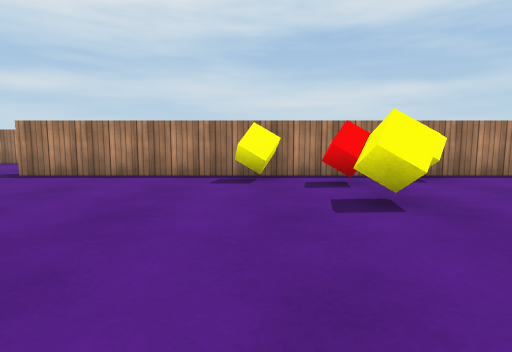
View 1 (above)

18 first-person views from a walk through a scene from a Unity 3-D project. The camera is 0.58 m above the floor, tilts 6° down and sees 80° across. The floor is counted in squares, 1 m on a side. Each view is taken from the middle of a square. On the plan, view 1 faces up. The plan holds only what a view shows up to about 9 squares ahead; the rest is blank. The player character is not drawn. Surface patterns are stand-ins for the level's own textures.

View 2
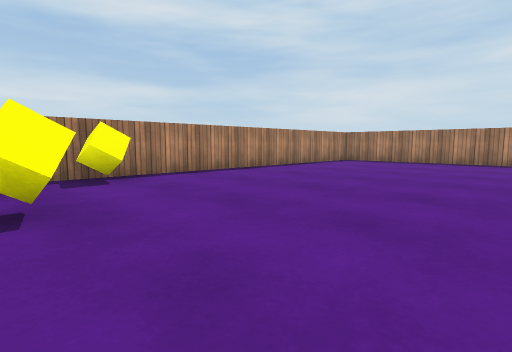

View 3
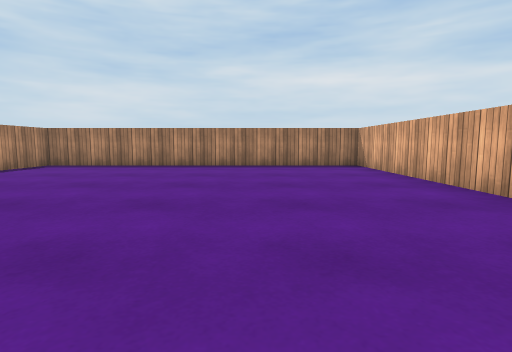

View 4
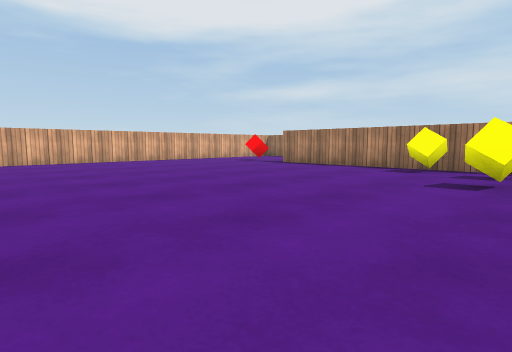

View 5
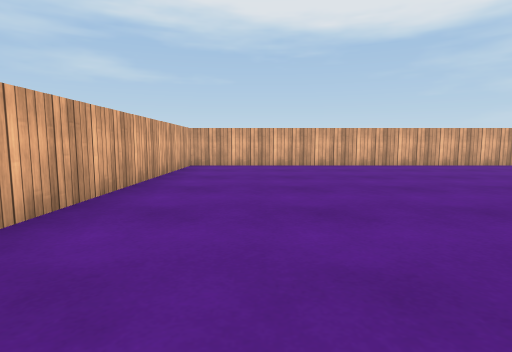

View 6
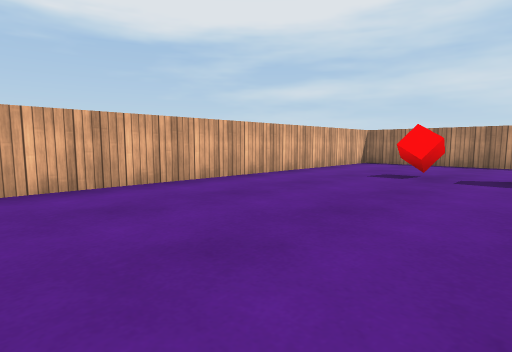

View 7
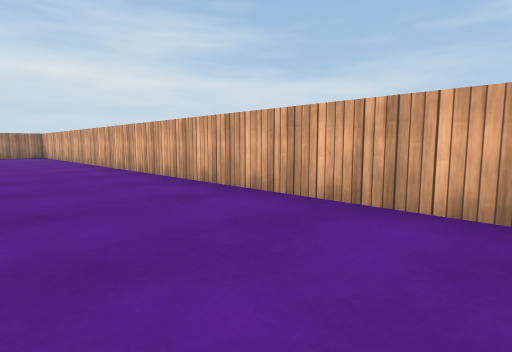

View 8
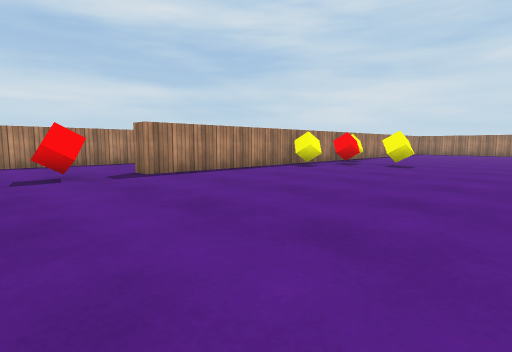

View 9
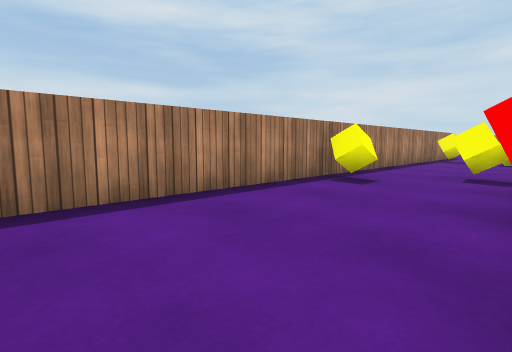

View 10
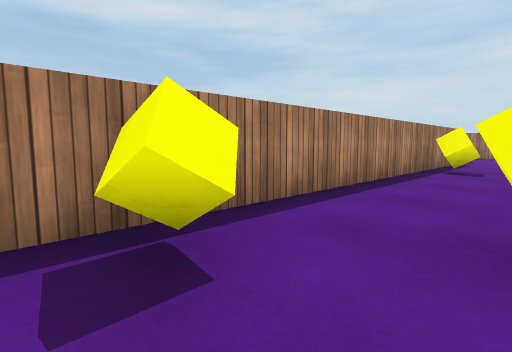

View 11
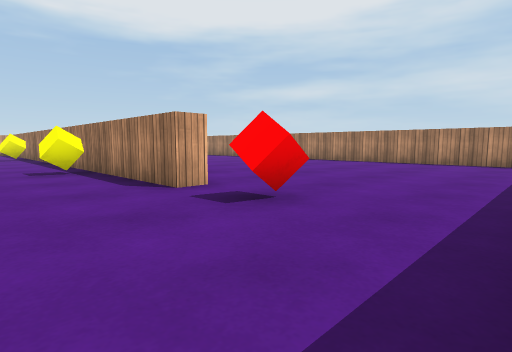

View 12
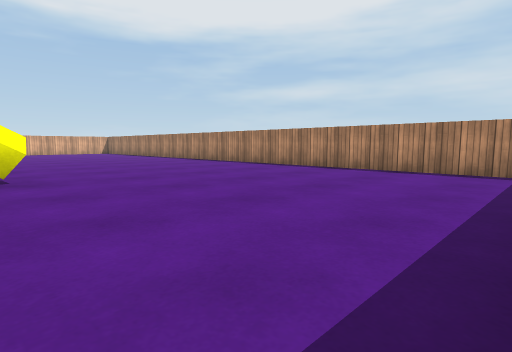

View 13
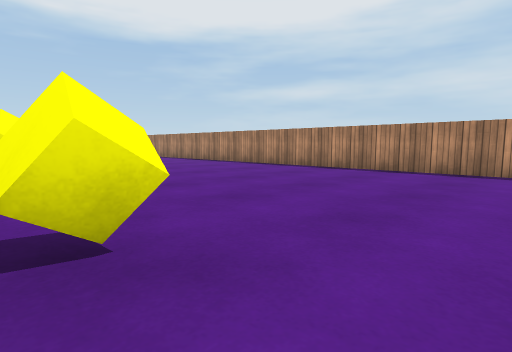

View 14
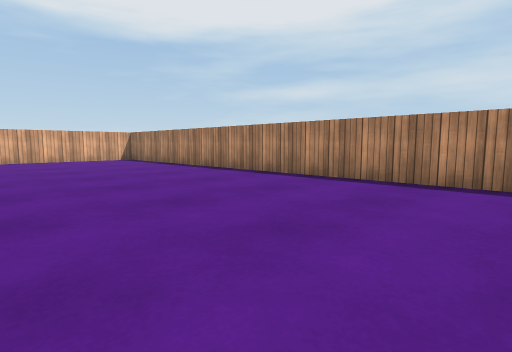

View 15
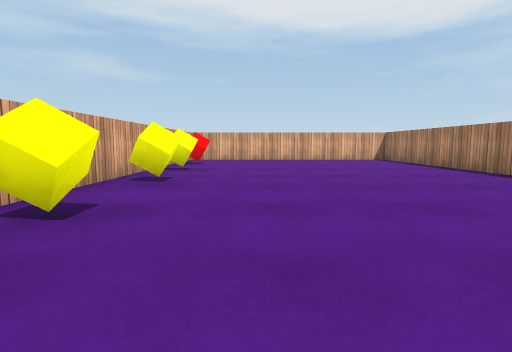

View 16
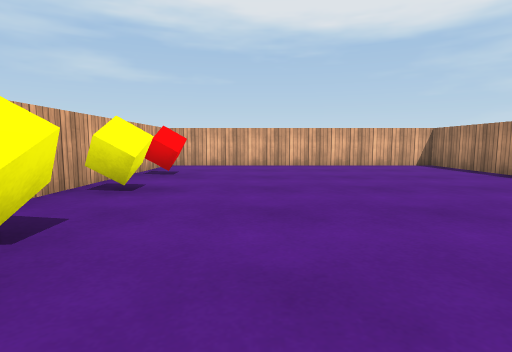

View 17
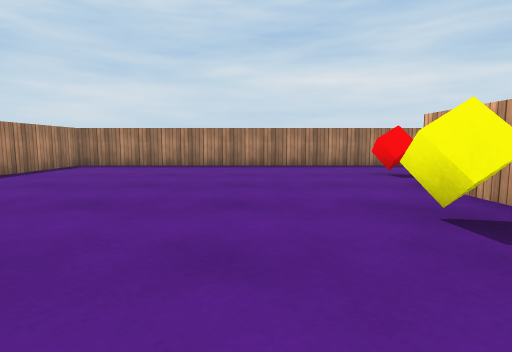

View 18
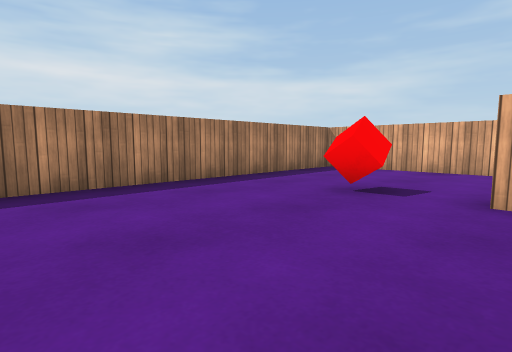

### Floor plan
Ten units are one square. View 1 is at (0, 0); x grows to the right and y downward. Boxes are objects, and circles mark ways between rooms. Rooms are numbered by the first view taken in them; rooms with no view inside come last. Other rooms are left out.
<svg viewBox="-87 -173 204 206">
<path fill="none" stroke="#000" d="M-46 -91 -78 -91M-82 -86 -82 28 112 28 112 -56 -44 -56 -44 -61M58 -96 74 -96 74 -91 -46 -91M-48 -96 -12 -96M78 -61 112 -61 112 -168 -82 -168 -82 -98M-74 -96 -65 -96"/>
<rect x="-65" y="-65" width="10" height="10" fill="#bbb"><title>red cube</title></rect>
<rect x="-5" y="-55" width="10" height="10" fill="#bbb"><title>yellow cube</title></rect>
<rect x="5" y="-35" width="10" height="10" fill="#bbb"><title>yellow cube</title></rect>
<rect x="5" y="-55" width="10" height="10" fill="#bbb"><title>red cube</title></rect>
<rect x="25" y="-55" width="10" height="10" fill="#bbb"><title>yellow cube</title></rect>
<rect x="-65" y="-105" width="10" height="10" fill="#bbb"><title>red cube</title></rect>
<rect x="-45" y="-105" width="10" height="10" fill="#bbb"><title>yellow cube</title></rect>
<rect x="-25" y="-105" width="10" height="10" fill="#bbb"><title>yellow cube</title></rect>
<rect x="-15" y="-75" width="10" height="10" fill="#bbb"><title>yellow cube</title></rect>
<rect x="5" y="-105" width="10" height="10" fill="#bbb"><title>yellow cube</title></rect>
<rect x="25" y="-75" width="10" height="10" fill="#bbb"><title>other object</title></rect>
<rect x="25" y="-105" width="10" height="10" fill="#bbb"><title>yellow cube</title></rect>
<rect x="45" y="-105" width="10" height="10" fill="#bbb"><title>yellow cube</title></rect>
<rect x="85" y="-95" width="10" height="10" fill="#bbb"><title>red cube</title></rect>
<circle cx="-50" cy="-75" r="3" fill="#2a7"/>
<text x="20" y="-20">1</text>
<text x="20" y="-120">2</text>
</svg>
Room 1 opens to room 2.

Where each view was taken, in squares from view 1:
view 1: 0 up, 0 right, facing up
view 2: 0 up, 1 right, facing up-right
view 3: 0 up, 3 right, facing right
view 4: 2 down, 2 right, facing up-left
view 5: 1 down, 0 right, facing left
view 6: 0 up, 4 left, facing up-left
view 7: 0 up, 4 left, facing down-right
view 8: 0 up, 7 left, facing up-right
view 9: 6 up, 7 left, facing up-right
view 10: 7 up, 3 left, facing up-right
view 11: 7 up, 11 right, facing up-left
view 12: 10 up, 11 right, facing up-left
view 13: 10 up, 7 right, facing up-left
view 14: 12 up, 3 right, facing up-left
view 15: 12 up, 3 right, facing left
view 16: 12 up, 0 right, facing left
view 17: 12 up, 3 right, facing right
view 18: 13 up, 7 right, facing down-right
